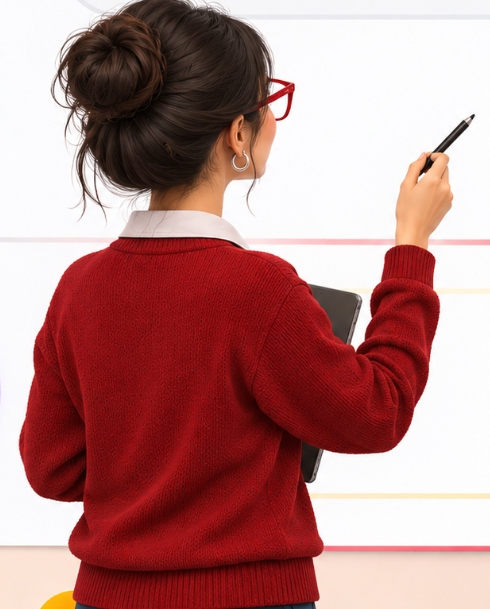
#> input picture scratch/pointing_avatar_crop.png, 490 x 609 px, found by its file name
$ python extract_pointing.py
#> lines starting #> are read from the running program, lines starting #| are printed output that depends on the picture
import cv2
import numpy as np
from PIL import Image

img_bgr = cv2.imread('scratch/pointing_avatar_crop.png')
#> img_bgr is the input picture: shape (609, 490, 3); mean B, G, R 129.8, 131.3, 180.3
h, w = img_bgr.shape[:2]
#> h = 609; w = 490

# Build trimap for GrabCut:
# 0 = BGD, 1 = FGD, 2 = PR_BGD, 3 = PR_FGD
trimap = np.full((h, w), cv2.GC_PR_FGD, dtype=np.uint8)

# Definite Background:
trimap[0:15, :] = cv2.GC_BGD
trimap[:, 0:15] = cv2.GC_BGD
trimap[:, w-15:] = cv2.GC_BGD
# Top-left corner outside hair
trimap[0:90, 0:70] = cv2.GC_BGD
# Top-right corner outside arm
trimap[0:150, 480:] = cv2.GC_BGD
# Area above arm & right of head:
# Head right edge is x ~ 280 (glasses at x ~ 290)
# Arm starts at shoulder (x ~ 260, y ~ 400) and extends to hand (x ~ 420, y ~ 250) and stylus (x ~ 475, y ~ 185)
# So area above x: 300 to 450, y: 0 to 160 is background
trimap[0:160, 300:460] = cv2.GC_BGD
# Area below arm on the right (x > 450, y > 270)
trimap[270:500, 440:] = cv2.GC_BGD

# Definite Foreground:
# Hair bun core:
trimap[50:180, 140:240] = cv2.GC_FGD
# Back / sweater core:
trimap[380:550, 100:320] = cv2.GC_FGD
# Arm sleeve:
trimap[440:550, 320:410] = cv2.GC_FGD
# Hand:
trimap[240:290, 390:440] = cv2.GC_FGD
# Stylus:
trimap[190:240, 420:460] = cv2.GC_FGD

bgdModel = np.zeros((1, 65), np.float64)
fgdModel = np.zeros((1, 65), np.float64)
rect = (10, 10, w - 20, h - 20)
#> rect = (10, 10, 470, 589)

cv2.grabCut(img_bgr, trimap, rect, bgdModel, fgdModel, 8, cv2.GC_INIT_WITH_MASK)

mask = np.where((trimap == cv2.GC_FGD) | (trimap == cv2.GC_PR_FGD), 255, 0).astype('uint8')

# Clean mask
kernel = cv2.getStructuringElement(cv2.MORPH_ELLIPSE, (3, 3))
mask = cv2.morphologyEx(mask, cv2.MORPH_CLOSE, kernel, iterations=2)
alpha = cv2.GaussianBlur(mask, (3, 3), 0)

b, g, r = cv2.split(img_bgr)
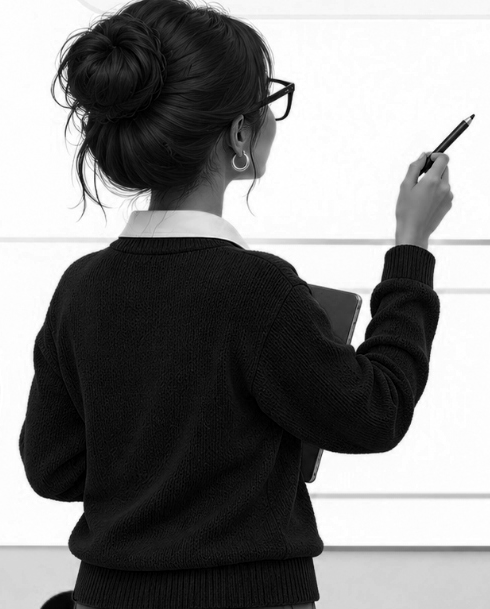
#> b: shape (609, 490); min 0, max 255, mean 129.8
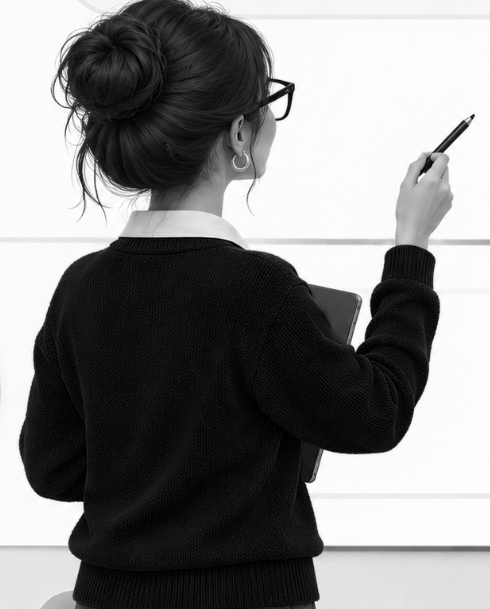
#> g: shape (609, 490); min 0, max 255, mean 131.3
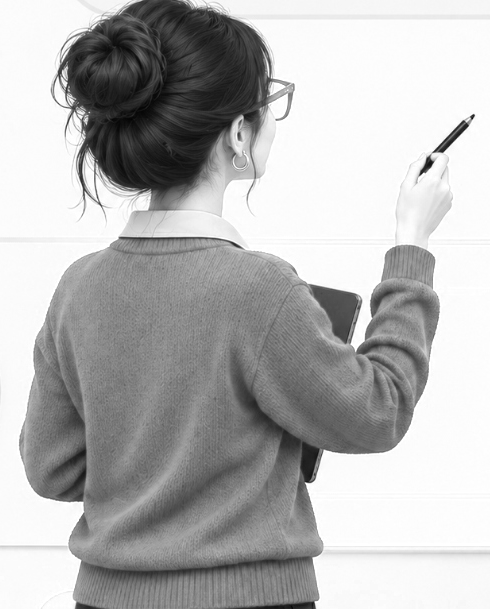
#> r: shape (609, 490); min 3, max 255, mean 180.3
rgba = cv2.merge([r, g, b, alpha])
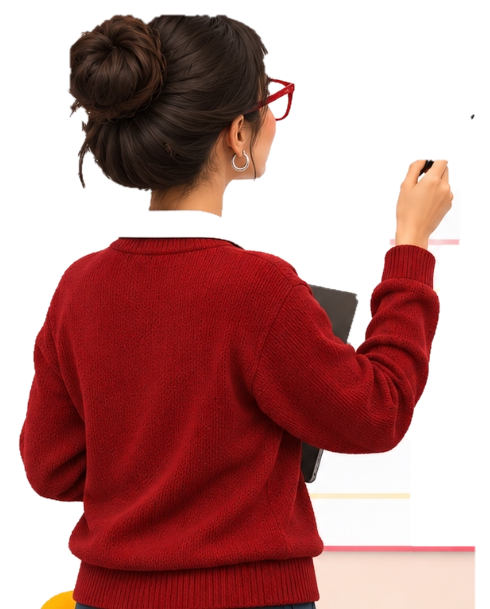
#> rgba: shape (609, 490, 4); mean R, G, B, A 180.3, 131.3, 129.8, 148; transparent parts drawn white
Image.fromarray(rgba).save('scratch/pointing_cutout_v1.png')
print("Saved scratch/pointing_cutout_v1.png")
